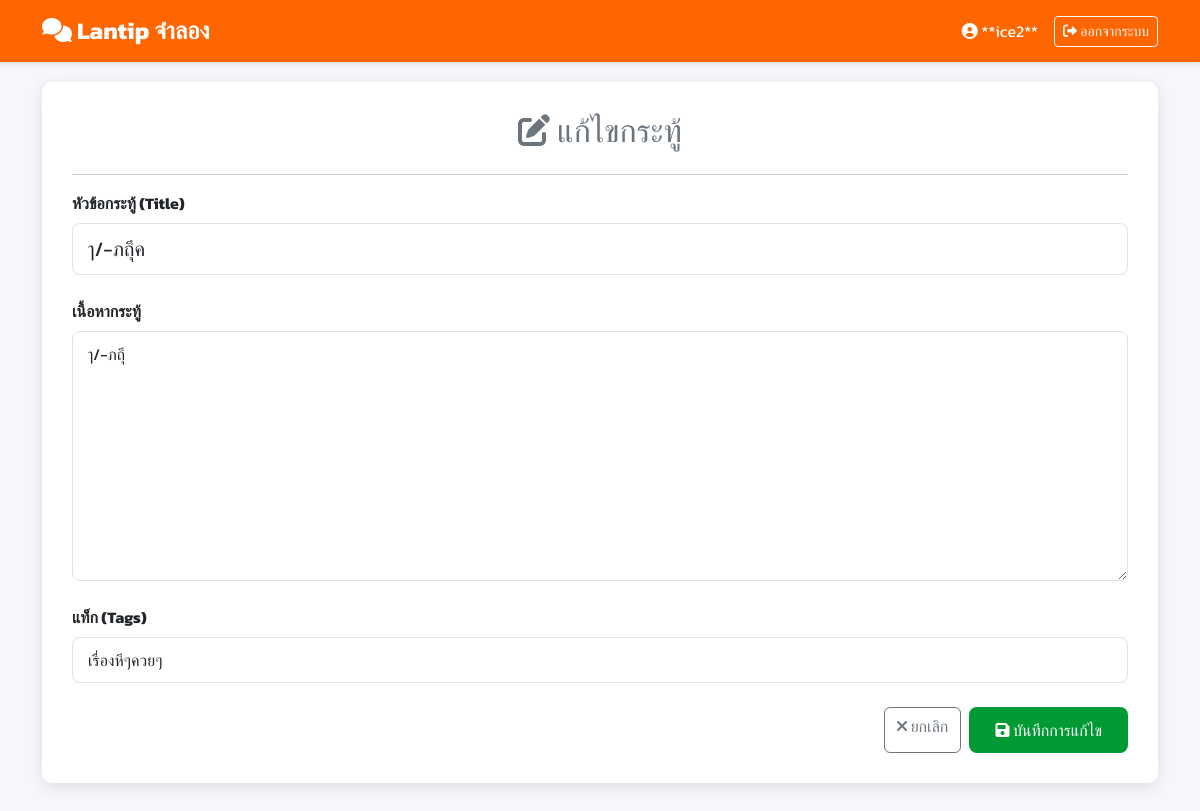
Page /topic_edit.php?id=8 (signed in) on the committed database.
### tables this page shows
CREATE TABLE `topic` (
  `topic_id` int(11) NOT NULL,
  `user_id` int(11) NOT NULL,
  `title` varchar(255) NOT NULL,
  `content` text NOT NULL,
  `tags` varchar(255) DEFAULT '',
  `image_url` varchar(255) DEFAULT NULL,
  `views` int(11) DEFAULT 0,
  `replies` int(11) DEFAULT 0,
  `created_at` timestamp NOT NULL DEFAULT current_timestamp(),
  `updated_at` timestamp NOT NULL DEFAULT current_timestamp() ON UPDATE current_timestamp()
);

### topic_edit.php (the view, shortened to what this page needs)
<?php
include 'connect_db.php';
$topic_id = isset($_GET['id']) ? (int)$_GET['id'] : 0;
$stmt = $conn->prepare("SELECT title, content, tags, user_id FROM Topic WHERE topic_id = ?");
$stmt->bind_param("i", $topic_id);
$stmt->execute();
$result = $stmt->get_result();
$topic = $result->fetch_assoc();
$current_title = isset($title) ? htmlspecialchars($title) : htmlspecialchars($topic['title']);
$current_content = isset($content) ? htmlspecialchars($content) : htmlspecialchars($topic['content']);
$current_tags = isset($tags_raw) ? htmlspecialchars($tags_raw) : htmlspecialchars($topic['tags']);
?>
<!DOCTYPE html>
<html lang="th">
<head>
    <link href="https://cdn.jsdelivr.net/npm/bootstrap@5.3.3/dist/css/bootstrap.min.css" rel="stylesheet">
    <link rel="stylesheet" href="https://cdnjs.cloudflare.com/ajax/libs/font-awesome/6.0.0-beta3/css/all.min.css">
</head>
<body>
<nav class="navbar navbar-expand-lg navbar-dark navbar-custom sticky-top">
    <div class="container">
        <a class="navbar-brand" href="index.php">
            <i class="fas fa-comments"></i> Lantip จำลอง
        </a>
        <div class="d-flex align-items-center">
            <span class="text-white me-3">
                <i class="fas fa-user-circle"></i> **<?= htmlspecialchars($_SESSION['username']) ?>**
            </span>
            <a href="logout.php" class="btn btn-outline-light btn-sm">
                <i class="fas fa-sign-out-alt"></i> ออกจากระบบ
            </a>
        </div>
    </div>
</nav>
<div class="container">
    <div class="post-container">
        <h2 class="mb-4 text-center text-secondary"><i class="fas fa-edit"></i> แก้ไขกระทู้</h2>
        <hr>
        <form method="POST" action="">
            <div class="mb-4">
                <label for="title" class="form-label fw-bold">หัวข้อกระทู้ (Title)</label>
                <input type="text" class="form-control form-control-lg" id="title" name="title" required
                       value="<?= $current_title ?>">
            </div>
            <div class="mb-4">
                <label for="content" class="form-label fw-bold">เนื้อหากระทู้</label>
                <textarea class="form-control" id="content" name="content" required><?= $current_content ?></textarea>
            </div>
            <div class="mb-4">
                <label for="tags" class="form-label fw-bold">แท็ก (Tags)</label>
                <input type="text" class="form-control" id="tags" name="tags"
                       value="<?= $current_tags ?>">
            </div>
            <div class="d-grid gap-2 d-md-flex justify-content-md-end">
                <a href="topic_view.php?id=<?= $topic_id ?>" class="btn btn-outline-secondary">
                    <i class="fas fa-times"></i> ยกเลิก
                </a>
                <button type="submit" class="btn btn-post-submit">
                    <i class="fas fa-save"></i> บันทึกการแก้ไข
                </button>
            </div>
        </form>
    </div>
</div>
</body>
</html>

### topic_edit.php (style rules this page uses)
body { font-family: 'Kanit', sans-serif; background-color: #f5f7fa; min-height: 100vh; display: flex; flex-direction: column; }
.navbar-custom { background-color: #ff6600; box-shadow: 0 2px 4px rgba(0, 0, 0, 0.1); }
.navbar-brand { font-weight: 700; color: white !important; font-size: 1.5rem; }
.post-container { background-color: #ffffff; padding: 30px; border-radius: 10px; box-shadow: 0 4px 15px rgba(0, 0, 0, 0.1); margin-top: 20px; margin-bottom: 40px; }
.btn-post-submit { background-color: #009933; color: white; border-radius: 8px; padding: 10px 25px; font-weight: 500; transition: background-color 0.3s; }
.form-control, .form-select { border-radius: 8px; padding: 10px 15px; }
textarea.form-control { min-height: 250px; resize: vertical; }

### rows in the picture
topic: title "ๅ/-ภถุึค", content "ๅ/-ภถุึ", tags "เรื่องหีๆควยๆ"

### other values in the picture
$_SESSION['username'] "ice2"
